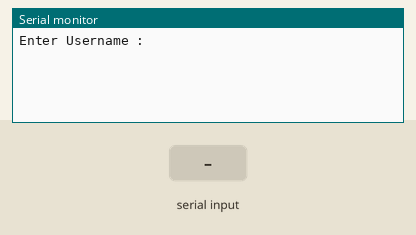
This sketch was run on a simulated Arduino Uno, built with avr-gcc and run on an emulated ATmega328P. Parts: the last lines printed to the serial monitor. The inputs (shaded band) are chosen by the test bench.

Above: at 1.2 s.
1.3 s: "1" received over Serial
At 2.9 s:
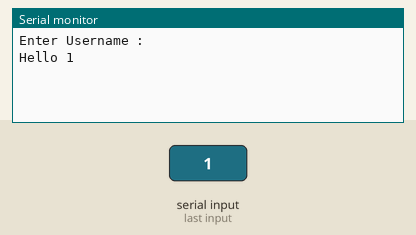
3.8 s: "0" received over Serial
At 5.2 s:
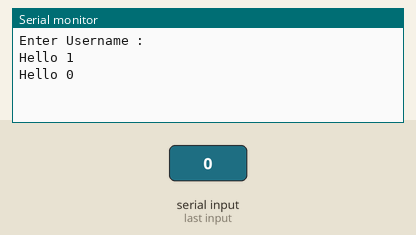
5.3 s: "2" received over Serial
At 7.1 s:
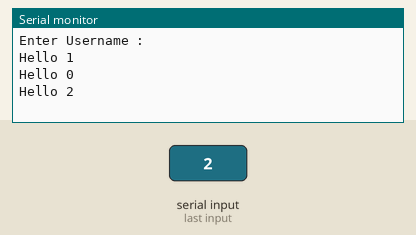

Measured:
- after the input at 1.3 s, the serial monitor: prints a new line after 1.0 s (image 1)
- after the input at 3.8 s, the serial monitor: prints a new line after 1.0 s (image 2)
- after the input at 5.3 s, the serial monitor: prints a new line after 1.0 s (image 3)

The sketch:

Serial_Read.ino
```cpp
void setup() {
  // put your setup code here, to run once:
Serial.begin(9600);
Serial.println("Enter Username : ");
}

void loop() {
  String s="";
  if(Serial.available()>0){
    s = Serial.readString();
    Serial.print("Hello ");
    Serial.println(s);
  }
}
```
